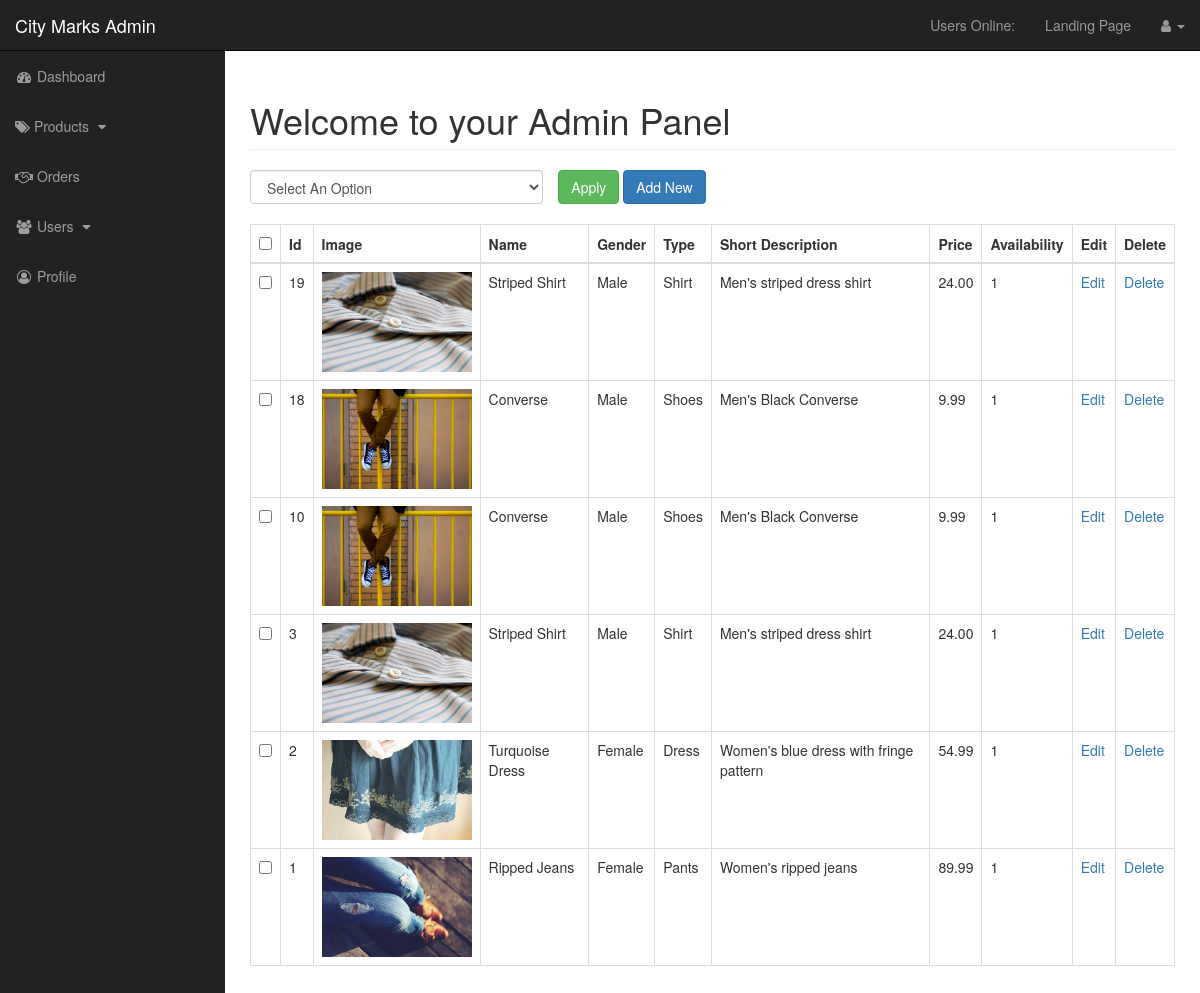
/admin/products.php, run on the app's committed database.
### tables this page shows
CREATE TABLE `products` (
  `product_id` int(11) NOT NULL,
  `product_name` varchar(255) NOT NULL,
  `product_price` float(10,2) NOT NULL,
  `product_desc` text NOT NULL,
  `product_short_desc` varchar(255) NOT NULL,
  `product_img` text NOT NULL,
  `product_gender` varchar(255) NOT NULL,
  `product_category` varchar(255) NOT NULL,
  `status` enum('1','0') NOT NULL DEFAULT '1'
);

### admin/functions.php (called while the page is built, shortened)
<?php
	function escape($string){
		global $connection;
		return mysqli_real_escape_string($connection, trim($string));
	}
?>

### admin/includes/view_products.php (the view, shortened to what this page needs)
<form action="" method='post'>
    <table class="table table-bordered table-hover">
        <div id="bulkOptionsContainer" class="col-xs-4 menuSpacing btnSpacing">
            <select name="bulk_options" id="" class="form-control">
                <option value="">Select An Option</option>
            </select>
        </div>
        <div class="col-xs-4 btnSpacing">
            <input type="submit" class="btn btn-success" value="Apply">
            <a class="btn btn-primary" href="products.php?source=add_product">Add New</a>
        </div>
        <thead>
            <tr>
                <th><input id="selectAllBoxes" type="checkbox"></th>
                <th>Id</th>
                <th>Image</th>
                <th>Name</th>
                <th>Gender</th>
                <th>Type</th>
                <th>Short Description</th>
                <th>Price</th>
                <th>Availability</th>
                <th>Edit</th>
                <th>Delete</th>
            </tr>
        </thead>
        <tbody>
            <?php
                $query = "SELECT products.product_id, products.product_name, products.product_price, products.product_short_desc, products.product_img, products.product_gender, products.status, products.product_category ";
                $query .= "FROM products ";
                $query .= "ORDER BY products.product_id DESC ";
                $select_products_query = mysqli_query($connection, $query);
                while ($row = mysqli_fetch_assoc($select_products_query)) {
                    $id = escape($row['product_id']);
                    $name = escape($row['product_name']);
                    $price = escape($row['product_price']);
                    $short_desc = escape($row['product_short_desc']);
                    $img = escape($row['product_img']);
                    $gender = escape($row['product_gender']);
                    $status = escape($row['status']);
                    $type = escape($row['product_category']);
                    echo "<tr>";
                    ?>
                    <td><input class='checkBoxes' type='checkbox' name='checkBoxArray[]' value='<?php echo $id; ?>'></td>
                    <?php
                    echo "<td>{$id}</td>";
                    echo "<td><img src='../{$img}' alt='product image' width='150px'></td>";
                    echo "<td>{$name}</td>";
                    echo "<td>{$gender}</td>";
                    echo "<td>{$type}</td>";
                    echo "<td>".stripslashes($short_desc)."</td>";
                    echo "<td>{$price}</td>";
                    echo "<td>{$status}</td>";
                    echo "<td><a href='products.php?source=edit_product&p_id={$id}'>Edit</a></td>";
                    echo "<td><a rel='$id' href='javascript:void(0)' class='delete_link'>Delete</a></td>";
                    echo "</tr>";
                }
            ?>
      </tbody>
    </table>

### admin/css/sb-admin.css (style rules this page uses)
body { margin-top: 100px; background-color: #222; }
@media (min-width:768px) { body { margin-top: 50px; } }
.menuSpacing { margin-bottom: 20px; }
.btnSpacing { padding-left: 0; }

### data on the page
products: product_id "19", product_img (picture), product_name "Striped Shirt", product_gender "Male", product_category "Shirt", product_short_desc "Men's striped dress shirt", product_price "24.00", status "1"
products: product_id "18", product_img (picture), product_name "Converse", product_gender "Male", product_category "Shoes", product_short_desc "Men's Black Converse", product_price "9.99", status "1"
products: product_id "10", product_img (picture), product_name "Converse", product_gender "Male", product_category "Shoes", product_short_desc "Men's Black Converse", product_price "9.99", status "1"
products: product_id "3", product_img (picture), product_name "Striped Shirt", product_gender "Male", product_category "Shirt", product_short_desc "Men's striped dress shirt", product_price "24.00", status "1"
products: product_id "2", product_img (picture), product_name "Turquoise Dress", product_gender "Female", product_category "Dress", product_short_desc "Women's blue dress with fringe pattern", product_price "54.99", status "1"
products: product_id "1", product_img (picture), product_name "Ripped Jeans", product_gender "Female", product_category "Pants", product_short_desc "Women's ripped jeans", product_price "89.99", status "1"
